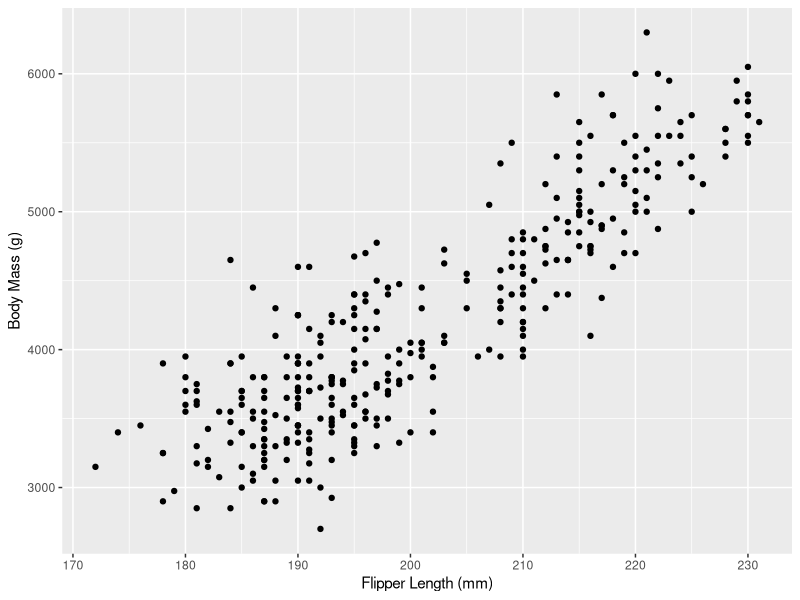
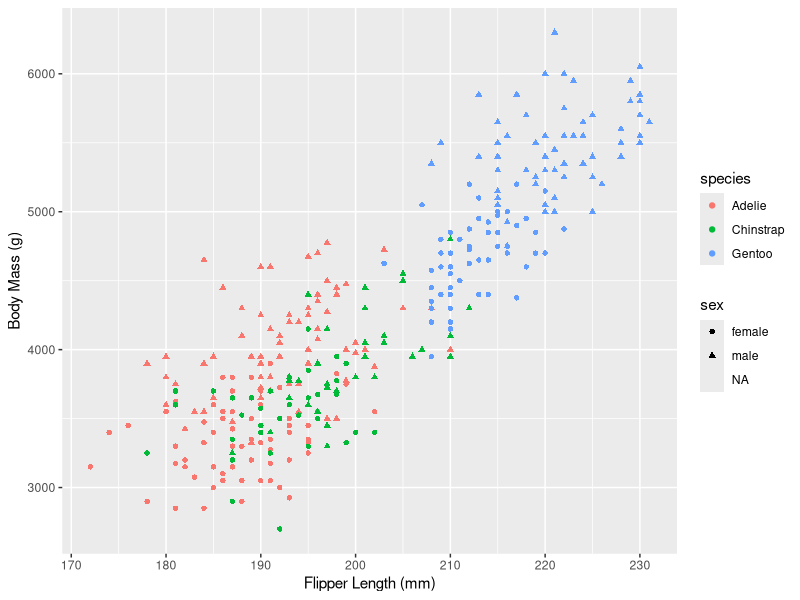
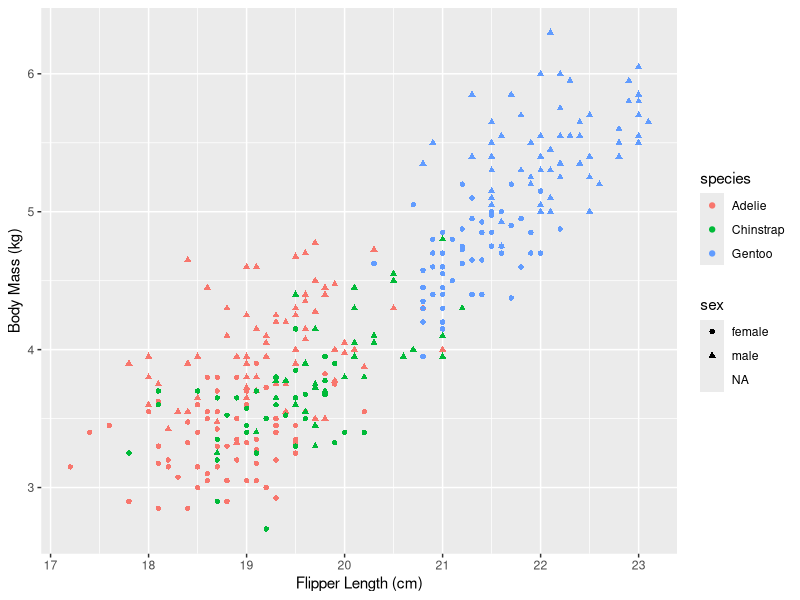
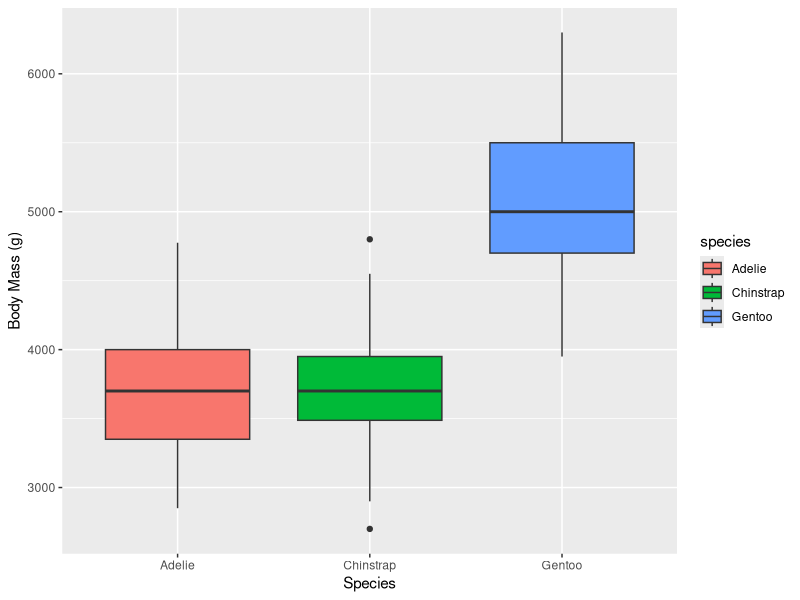
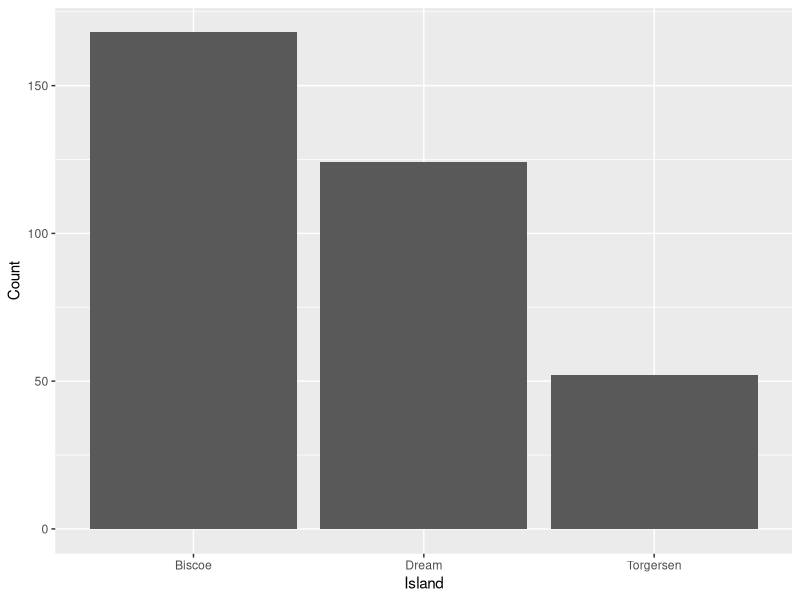
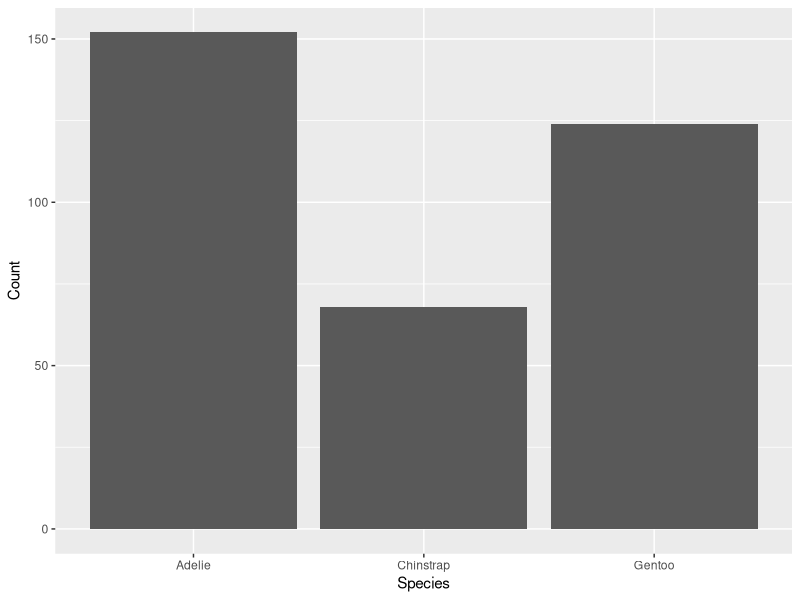
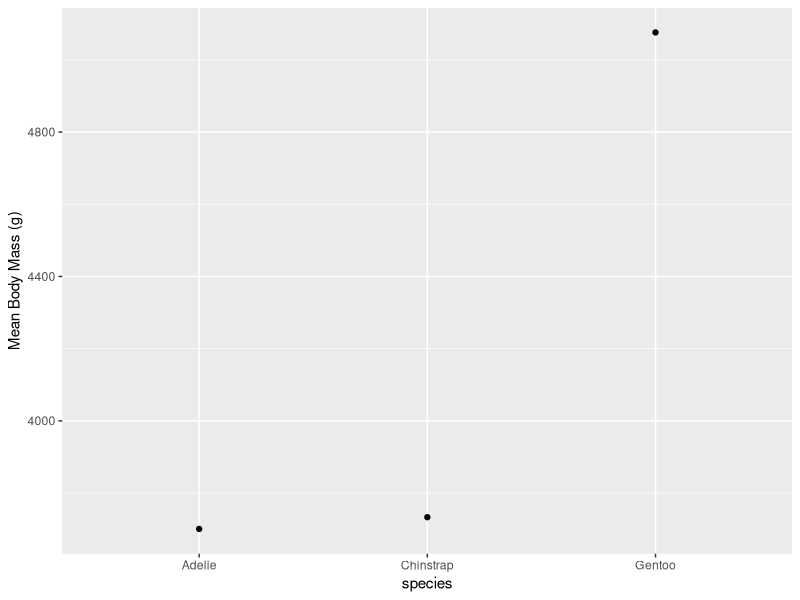
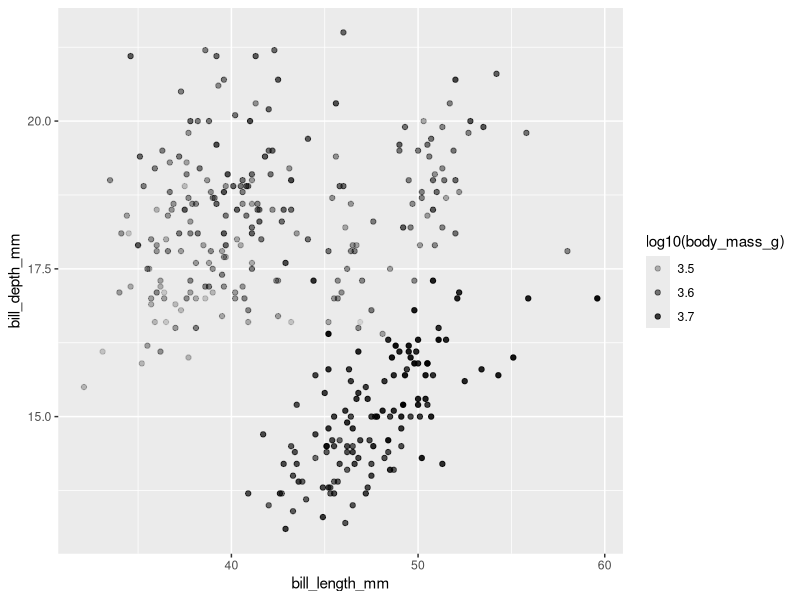

Write R code to recreate these figures, in order.
## ---- chunk 1
knitr::opts_chunk$set(echo = TRUE, error=TRUE)
## ---- chunk 2
# Load packages
library(tidyverse)
 install.packages("palmerpenguins")
library(palmerpenguins)
library(here)

# Take a quick look at the penguins data
glimpse(penguins) #a tidy version of str()

# Create a scatterplot of flipper length vs. body mass
ggplot(data = penguins, aes(x = flipper_length_mm, y = body_mass_g)) +
  geom_point() +
  labs(x = "Flipper Length (mm)", y = "Body Mass (g)")

# Update the above plot to use species as color and sex as shape
ggplot(data = penguins, aes(x = flipper_length_mm, y = body_mass_g)) +
  geom_point(aes(color=species, shape=sex)) +
  labs(x = "Flipper Length (mm)", y = "Body Mass (g)")

# Update the above scatter plot to measure flipper length in cm and body mass in kg
penguins %>%
  mutate(flipper_length_mm=flipper_length_mm/10,
         body_mass_g=body_mass_g/1000) %>%
  ggplot(aes(x = flipper_length_mm, y = body_mass_g)) +
  geom_point(aes(color = species, shape = sex)) +
  labs(x = "Flipper Length (cm)", y = "Body Mass (kg)")

# Make a boxplot showing the distribution of body mass for each species, 
# with boxes colored by species
ggplot(penguins, aes(x = species, y = body_mass_g, fill = species)) +
  geom_boxplot() +
  labs(x = "Species", y = "Body Mass (g)")

# Plot the number of observations per island using a bar chart
ggplot(penguins, aes(x = island)) +
  geom_bar() +
  labs(x = "Island", y = "Count")

# Plot the number of observations per species using a column chart

penguins_n <- penguins %>%
  group_by(species) %>%
  summarize(count=n())

ggplot(penguins_n, aes(x = species, y=count)) +
  geom_col() +
  labs(x = "Species", y = "Count")
## ---- chunk 3
# Create a summary of average body mass by species and plot it as points
avg_mass <- penguins %>%
  group_by(species) %>%
  summarize(mean_mass= mean(body_mass_g, na.rm=TRUE) )

ggplot(avg_mass, aes(x = species, y = mean_mass)) +
  geom_point() +
  labs(y = "Mean Body Mass (g)")

# Create a scatterplot of bill length vs bill depth, adding some transparency 
# to handle overlapping points
ggplot(penguins, aes(x = bill_length_mm, y = bill_depth_mm, alpha = log10(body_mass_g))) +
  geom_point()

# Create a line plot of average flipper length by year, per species
penguin_avg <- penguins %>%
  group_by(year, species,) %>%
  summarize(mean_flipper = mean(flipper_length_mm, na.rm = TRUE))

p_flip <- ggplot(penguin_avg, aes(x = year, y = mean_flipper, 
                        color = species, linetype = species,
                        group = species)) +
  geom_line() +
  labs(y = "Mean Flipper Length (mm)")
p_flip

# Add points to this plot
p_flip +
  geom_point(data = penguin_avg, aes(y = mean_flipper),
             alpha = 0.5)

# Plot the distribution of body mass by species
# Using a density plot
ggplot(penguins, aes(x=body_mass_g,fill=species)) +
  geom_density()
## ---- chunk 4
# Use ggplot's automatic summaries to create the same plot as above
# Showing average body mass by species as points
ggplot(penguins, aes(x = species, y =body_mass_g)) +
  stat_summary(geom = "point", fun = "mean") +
  labs(y = "Mean Body Mass (g)")

# Create a plot showing the mean and standard error of body mass
# By species (color) and island (axis)
ggplot(penguins, aes(x = island, y = body_mass_g, color =species)) +
  stat_summary() +
  labs(x = "Island", y = "Body mass (g)")

# Update this same plot to show the mean and one standard deviation of the mean
# Hint: there is an example in the help page for stat_summary()
ggplot(penguins, aes(x = island, y = body_mass_g, color = species)) +
  stat_summary(fun.data = "mean_sdl", fun.args = list(mult=1)) +
  labs(x = "Island", y = "Body mass (g)")

# Create a plot showing a smoothed relationship 
# of bill length as a function of body mass 
ggplot(penguins, aes(x = bill_length_mm, y = body_mass_g)) +
  geom_smooth()

# Add scatterplot points to this plot
ggplot(penguins, aes(x = bill_length_mm, y = body_mass_g)) +
  geom_smooth() +
  geom_point()
## ---- chunk 5
island_info <- data.frame(island_name = c("Torgersen", "Biscoe", "Dream"),
                          area_sqkm = c(0.126, 478.38, 1.678),
                          long = c(-64.0833, -65.9164, -64.2333),
                          lat = c(-64.7667, -65.7474, -64.7333))

# Plot island locations and area as a map
ggplot(island_info, 
       aes(x = long, y = lat,
           size = area_sqkm)) +
  geom_point()

island_info <-rename(island_info, island=island_name)

# Combine the penguin data with the island information
penguins_isl <- left_join(island_info, penguins, by = "island")

# Plot number of penguins sampled per island as a map#you might need more than one argument here; one placeholder given
map_n <- penguins_isl %>%
  group_by(island, lat, long) %>% 
  summarize(count=n()) %>%
  ggplot(aes(x = lat, y = long, size = count)) +
  geom_point()
map_n

# Add labels to the plot for each island
map_n1 <- map_n +
  geom_text(data = island_info, aes(label = island), 
            size = 5, hjust = 1, vjust = 1)
map_n1


## ---- chunk 6
# Expand the axis so you can actually see the labels
map_n2 <- map_n1 +
  scale_y_continuous(expand = c(0.2,0.2)) +
  scale_x_continuous(expand = c(0.2,0.2))
map_n2
## ---- chunk 7
# Create a column/bar plot of the number of individuals sampled per year

ggplot(penguins_isl, aes(x=year))+geom_bar()


# Add colors by island to this plot as a stacked bar/column chart
ggplot(penguins_isl, aes(x=year, fill=island))+geom_bar()

# Scatterplot of flipper length as a function of body mass, colored by species, 
# and save it as a named object

flipmass <- ggplot(penguins_isl, aes(x=flipper_length_mm, y=body_mass_g, color=species))+geom_point()

flipmass
# Add another element: a horizontal line for mean flipper length 
# and a vertical line for mean body mass

 flipmass2  <- ggplot(penguins_isl, aes(x=flipper_length_mm, y=body_mass_g, color=species))+
 geom_point()+ geom_hline(yintercept = 4201.754)+geom_vline(xintercept = 200.9152)
 
 flipmass2

 
 mean(penguins_isl$flipper_length_mm, na.rm=TRUE)
 
 mean(penguins_isl$body_mass_g, na.rm=TRUE)
 
# Plot the scaling relationship between body mass and bill length
# Separately per species
# Include points and a line derived from a *linear model* 
# (this can be done within ggplot, no need to run a separate model)

 ggplot(penguins_isl, aes(x=body_mass_g, y=bill_length_mm, color=species))+
   geom_point()+
   geom_smooth(method="lm", se= FALSE)

# Update the plot to transform both size measurements to a log10 scale

ggplot(penguins_isl, aes(x= body_mass_g, y= bill_length_mm, color=species))+
   geom_point()+
   geom_smooth(method="lm", se= FALSE)+
  scale_x_continuous(trans="log10")+
   scale_y_continuous(trans="log10")

## ---- chunk 8
# Create one more plot that includes at least one non-axis aesthetic 
# (e.g., color, size)
ggplot(penguins_isl, aes(x=body_mass_g, y=bill_length_mm, color=species, size=flipper_length_mm))+
   geom_point()+
   geom_smooth(method="lm", se= FALSE)
